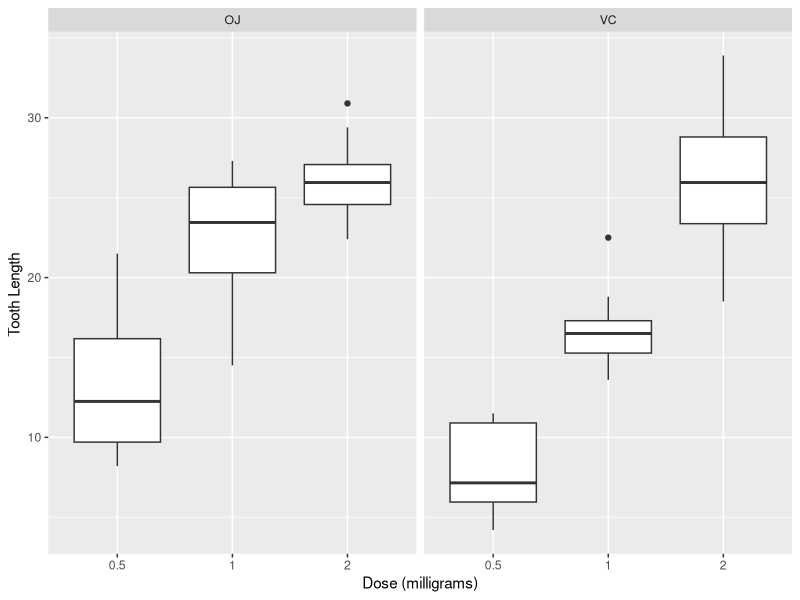

Reproduce this figure in R.
## ---- chunk 1
# Load libraries

library(dplyr)
library(ggplot2)
## ---- chunk 2
data("ToothGrowth")
head(ToothGrowth, n=5)
## ---- chunk 3
str(ToothGrowth)
## ---- chunk 4
summary <- group_by(ToothGrowth,supp, dose) %>%
  summarise(MeanLength=mean(len))
## ---- chunk 5

ggplot(ToothGrowth, aes(y=len,x=factor(dose))) + geom_boxplot() + facet_grid(. ~ supp, scales="free_y") + xlab("Dose (milligrams)") + ylab("Tooth Length ")

## ---- chunk 6
# Using Reshap/dcast would be nice but lack of uniqueness in labels makes it PAINFUL!
VC <- ToothGrowth[ToothGrowth$sup == "VC",]
VCbyDose <- as.data.frame(with(VC, split(len, dose)))
names(VCbyDose) <- gsub("X", "Dose", names(VCbyDose), fixed=TRUE)

OJ <- ToothGrowth[ToothGrowth$sup == "OJ",]
OJbyDose <- as.data.frame(with(OJ, split(len, dose)))
names(OJbyDose) <- gsub("X", "Dose", names(OJbyDose), fixed=TRUE)
## ---- chunk 7
a <- t.test(VCbyDose$Dose1 - VCbyDose$Dose0.5, paired=FALSE, var.equal=FALSE)
c(a$conf.int, a$estimate)
a <- t.test(VCbyDose$Dose2 - VCbyDose$Dose1, paired=FALSE, var.equal=FALSE)
c(a$conf.int, a$estimate)
## ---- chunk 8
a <- t.test(OJbyDose$Dose1 - OJbyDose$Dose0.5, paired=FALSE, var.equal=FALSE)
c(a$conf.int, a$estimate)
a <- t.test(OJbyDose$Dose2 - OJbyDose$Dose1, paired=FALSE, var.equal=FALSE)
c(a$conf.int, a$estimate)
## ---- chunk 9
a <- t.test(OJbyDose$Dose0.5 - VCbyDose$Dose0.5, paired=FALSE, var.equal=FALSE)
c(a$conf.int, a$estimate)
a <- t.test(OJbyDose$Dose1 - VCbyDose$Dose1, paired=FALSE, var.equal=FALSE)
c(a$conf.int, a$estimate)
a <- t.test(OJbyDose$Dose2 - VCbyDose$Dose2, paired=FALSE, var.equal=FALSE)
c(a$conf.int, a$estimate)
